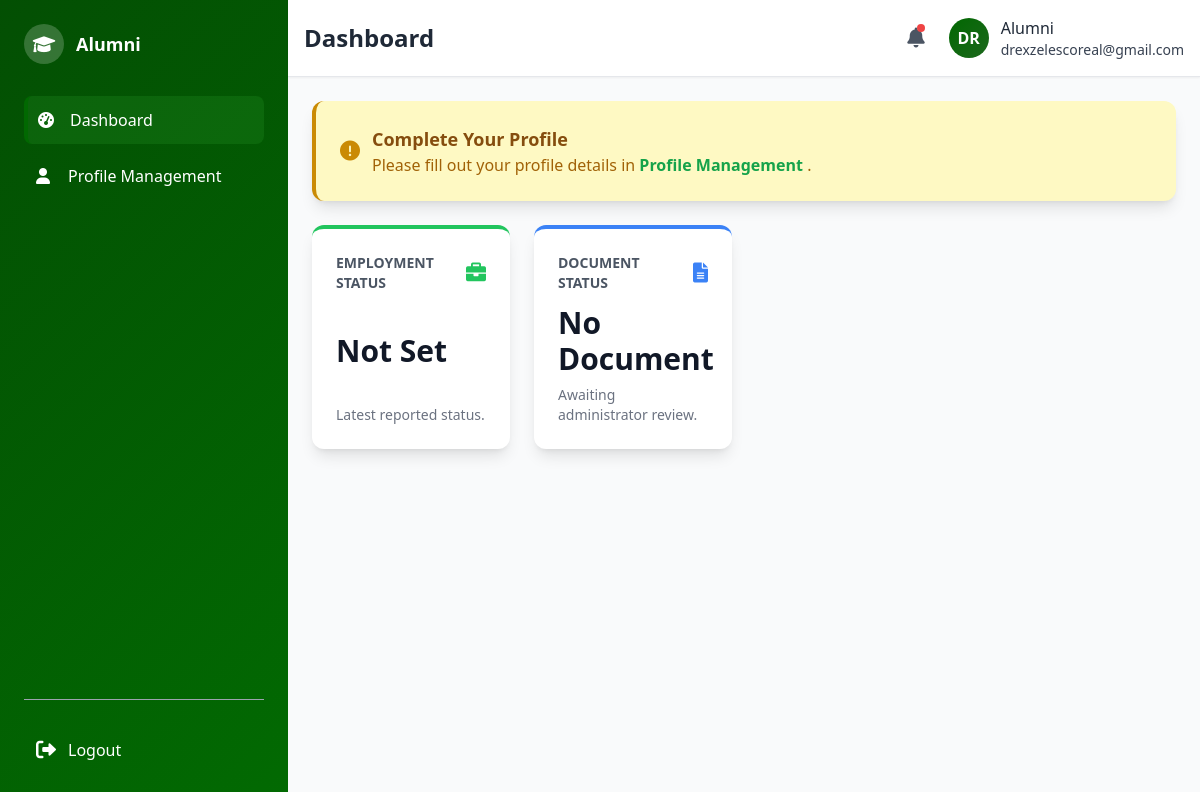
Before: /alumni/alumni_dashboard.php (signed in) with the older database file.
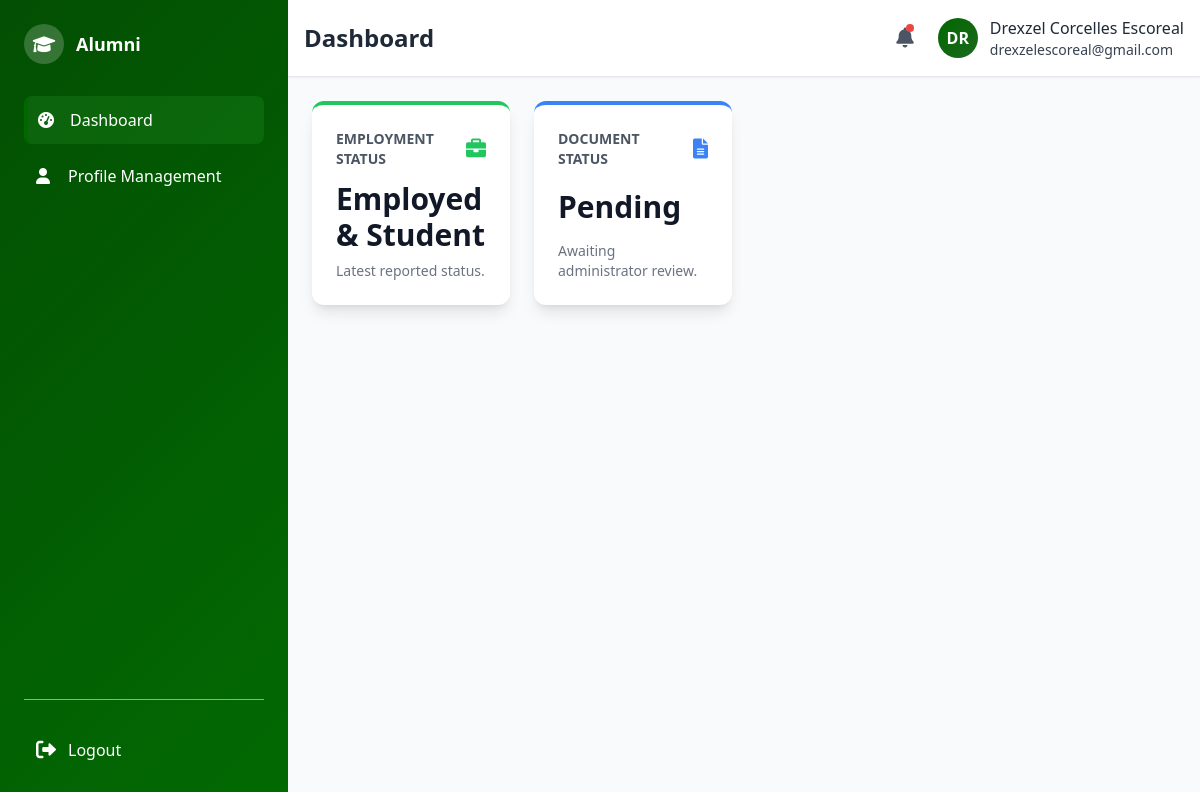
After: the same page with the newer database file.
### tables this page shows
CREATE TABLE `alumni_profile` (
  `user_id` int(11) NOT NULL,
  `address_id` int(11) DEFAULT NULL,
  `first_name` varchar(100) NOT NULL,
  `middle_name` varchar(100) DEFAULT NULL,
  `last_name` varchar(100) NOT NULL,
  `contact_number` varchar(20) NOT NULL,
  `year_graduated` year(4) DEFAULT NULL,
  `employment_status` enum('Employed','Self-Employed','Unemployed','Student','Employed & Student') DEFAULT NULL,
  `photo_path` varchar(255) DEFAULT NULL,
  `last_profile_update` timestamp NULL DEFAULT NULL
);

### alumni/alumni_format.php (the view, shortened to what the changed rows need)
<?php
include("../connect.php");
$user_id = $_SESSION["user_id"];
$stmt = $conn->prepare("
    SELECT ap.first_name, ap.middle_name, ap.last_name, u.email
    FROM alumni_profile AS ap
    LEFT JOIN users AS u ON ap.user_id = u.user_id
    WHERE ap.user_id = ?
");
$stmt->bind_param("i", $user_id);
$stmt->execute();
$result = $stmt->get_result();
$profile = $result->fetch_assoc() ?: [];
$full_name = 'Alumni';
if (!empty($profile)) {
    $full_name = trim(
        ($profile['first_name'] ?? '') . ' ' .
        ($profile['middle_name'] ?? '') . ' ' .
        ($profile['last_name'] ?? '')
    );
}
$page_title = $page_title ?? "Alumni Page";
?>
<!DOCTYPE html>
<html lang="en">
<head>
    <script src="https://cdn.tailwindcss.com"></script>
    <link href="https://cdnjs.cloudflare.com/ajax/libs/font-awesome/6.0.0/css/all.min.css" rel="stylesheet">
    <link rel="stylesheet" href="alumni_format.css">
</head>
<body class="bg-gray-50 min-h-screen flex">
    <aside class="w-72 gradient-bg text-white flex-shrink-0">
        <div class="sidebar-wrapper flex flex-col justify-between">
            <div class="p-6">
                <div class="flex items-center space-x-3 mb-8">
                    <h2 class="font-bold text-lg">Alumni</h2>
                </div>
            </div>
        </div>
    </aside>
    <div class="flex-1 flex flex-col">
        <header class="bg-white shadow-sm border-b p-4">
            <div class="flex items-center justify-between">
                <h1 class="text-2xl font-bold text-gray-800"><?php echo htmlspecialchars($page_title); ?></h1>
                <div class="flex items-center space-x-6">
                    <div class="flex items-center space-x-3">
                            <?php
                            $stmt = $conn->prepare("SELECT name, email FROM users WHERE user_id = ?");
                            $stmt->bind_param("i", $user_id);
                            $stmt->execute();
                            $result = $stmt->get_result();
                            $user_email = '';
                            if ($row = $result->fetch_assoc()) {
                                $user_email = $row['email'];
                            }
                            ?>
                        <div class="hidden md:block">
                            <p class="font-medium text-gray-800"><?php echo htmlspecialchars($full_name); ?></p>
                            <p class="font-medium text-gray-700 text-sm"><?php echo htmlspecialchars($user_email); ?></p>
                        </div>
                    </div>
                </div>
            </div>
        </header>
        <main class="flex-1 p-6 overflow-auto">
            <?php echo $page_content ?? ''; ?>
        </main>
    </div>
</body>
</html>

### alumni/alumni_dashboard.php (shortened to what the changed rows need)
<?php
include("../connect.php");
$page_title = "Dashboard";
$user_id = $_SESSION["user_id"];
$stmt = $conn->prepare("SELECT first_name, middle_name, last_name, year_graduated, last_profile_update, employment_status FROM alumni_profile WHERE user_id = ?");
$stmt->bind_param("i", $user_id);
$stmt->execute();
$result = $stmt->get_result();
$profile_info = $result->fetch_assoc() ?: [];
$needs_profile_update = empty($profile_info) || ($profile_info && ($profile_info['last_profile_update'] === null || strtotime($profile_info['last_profile_update'] . ' +1 year') <= time()));
$profile = ['employment_status' => $profile_info['employment_status'] ?? 'Not Set'];
$document = ['document_status' => 'No Document'];
if (!empty($profile_info)) {
    $stmt = $conn->prepare("SELECT document_status FROM alumni_documents WHERE user_id = ? ORDER BY doc_id DESC LIMIT 1");
    $stmt->bind_param("i", $user_id);
    $stmt->execute();
    $result = $stmt->get_result();
    $document = $result->fetch_assoc() ?: ['document_status' => 'No Document'];
}
?>
<div class="space-y-6">
    <?php if ($needs_profile_update): ?>
        <div class="bg-yellow-100 p-6 rounded-xl shadow-lg border-l-4 border-yellow-600 flex items-center space-x-3">
            <i class="fas fa-exclamation-circle text-yellow-600 text-xl"></i>
            <div>
                <h3 class="text-lg font-semibold text-yellow-800"><?php echo empty($profile_info) ? 'Complete Your Profile' : 'Annual Profile Update Required'; ?></h3>
                <p class="text-yellow-700">Please <?php echo empty($profile_info) ? 'fill out' : 'update'; ?> your profile details in <a href="alumni_profile.php" class="text-green-600 hover:text-green-800"> <strong>Profile Management</strong></a> .</p>
            </div>
        </div>
    <?php endif; ?>
    <div class="grid grid-cols-1 md:grid-cols-2 lg:grid-cols-4 gap-6">
        <div class="bg-white p-6 rounded-xl shadow-lg flex flex-col justify-between hover:shadow-xl transition duration-200 border-t-4 border-green-500">
            <div class="flex items-center justify-between mb-3">
                <h3 class="text-sm font-semibold text-gray-600 uppercase">Employment Status</h3>
                <i class="fas fa-briefcase text-xl text-green-500"></i>
            </div>
            <p class="text-3xl font-bold text-gray-900"><?php echo htmlspecialchars($profile['employment_status']); ?></p>
            <p class="text-sm text-gray-500 mt-2">Latest reported status.</p>
        </div>
        <div class="bg-white p-6 rounded-xl shadow-lg flex flex-col justify-between hover:shadow-xl transition duration-200 border-t-4 border-blue-500">
            <div class="flex items-center justify-between mb-3">
                <h3 class="text-sm font-semibold text-gray-600 uppercase">Document Status</h3>
                <i class="fas fa-file-alt text-xl text-blue-500"></i>
            </div>
            <p class="text-3xl font-bold text-gray-900"><?php echo htmlspecialchars($document['document_status']); ?></p>
            <p class="text-sm text-gray-500 mt-2">Awaiting administrator review.</p>
        </div>
    </div>
</div>
<?php
$page_content = ob_get_clean();
include("alumni_format.php");
?>

Changed rows visible on the page:
added alumni_profile: full_name "Drexzel Corcelles Escoreal", employment_status "Employed & Student"
Other visible differences:
$document['document_status']: "No Document" → "Pending"
$full_name: "Alumni" → (not shown)
$profile['employment_status']: "Not Set" → (not shown)
text no longer shown: "Complete Your Profile Please fill out your profile details in Profile Management ."
